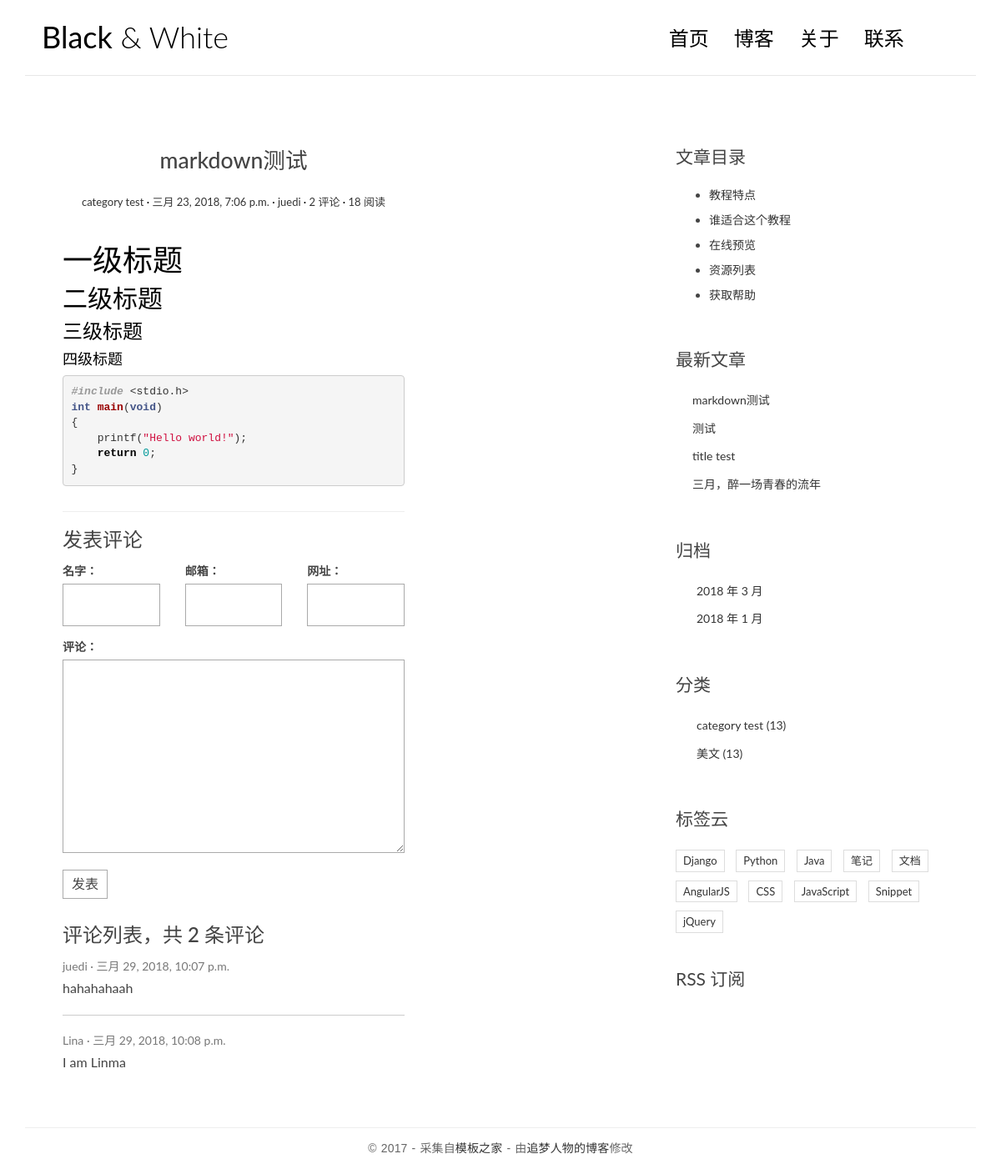
/blog/post/3/, run on the app's committed database.
### blog/models.py (models this page shows, shortened)
class Post(models.Model):
    title = models.CharField('标题', max_length=70)
    body = models.TextField('正文')
    excerpt = models.CharField('摘要', max_length=200, blank=True)
    created_time = models.DateTimeField(verbose_name='创建日期')
    modified_time = models.DateTimeField(verbose_name='修改日期')
    category = models.ForeignKey(Category, on_delete=models.CASCADE, verbose_name='分类')
    tags = models.ManyToManyField(Tag, blank=True, verbose_name='标签')
    author = models.ForeignKey(User, on_delete=models.CASCADE, verbose_name='作者')
    views = models.PositiveIntegerField(default=0)
    class Meta:
        ordering = ['-created_time']
    def increase_views(self):
        self.views += 1
        self.save(update_fields=['views'])

class Category(models.Model):
    name = models.CharField(max_length=100)
    def __str__(self):
        return self.name

### comments/models.py (models this page shows, shortened)
class Comment(models.Model):
    name = models.CharField(max_length=100)
    email = models.EmailField(max_length=255)
    url = models.URLField(blank=True)
    text = models.TextField()
    created_time = models.DateTimeField(auto_now_add=True)
    post = models.ForeignKey('blog.post', on_delete=models.CASCADE)

### blog/views.py (the view)
# urls.py: re_path(r'^post/(?P<pk>[0-9]+)/$', views.PostDetailView.as_view(), name='detail'),
class PostDetailView(DetailView):
    model = Post
    template_name = 'blog/detail.html'
    context_object_name = 'post'
    def get_object(self, queryset=None):
        post = super().get_object(queryset=None)
        post.increase_views()
        post.body = markdown.markdown(post.body, extensions=['markdown.extensions.extra', 'markdown.extensions.codehilite', 'markdown.extensions.toc'])
        return post
    def get_context_data(self, **kwargs):
        context = super().get_context_data(**kwargs)
        context['comment_list'] = self.object.comment_set.all()
        context['form'] = CommentForm()
        return context

### comments/forms.py
class CommentForm(forms.ModelForm):
    class Meta:
        model = Comment
        fields = ['name', 'email', 'url', 'text']

### blog/templatetags/blog_tags.py (called while the page is built)
@register.simple_tag
def get_recent_posts(num=5):
    return Post.objects.all().order_by('-created_time')[:num]

@register.simple_tag
def archives():
    return Post.objects.dates('created_time', 'month', 'DESC')

@register.simple_tag
def get_categories():
    return Category.objects.all()

### templates/blog/detail.html (shortened to what this page needs)
{% extends "base.html" %}
{% block main %}
<main class="col-md-8">
<article class="post post-1">
    <header class="entry-header">
        <h1 class="entry-title">{{ post.title }}</h1>
        <div class="entry-meta">
            <span class="post-category"><a href="#">{{ post.category }}</a></span>
            <span class="post-date"><a href="#"><time class="entry-date"
                                                        datetime="{{ post.created_time }}">{{ post.created_time }}</time></a></span>
            <span class="post-author"><a href="#">{{ post.author }}</a></span>
            <span class="comments-link"><a href="#">{{ post.comment_set.count }} 评论</a></span>
            <span class="views-count"><a href="#">{{ post.views }} 阅读</a></span>
        </div>
    </header>
    <div class="entry-content clearfix">
        <p>{{ post.body | safe }}</p>
    </div>
</article>
<section class="comment-area" id="comment-area">
    <hr>
    <h3>发表评论</h3>
    <form action="{% url 'post_comment' post.pk %}" method="post" class="comment-form">
        <div class="row">
            <div class="col-md-4">
                <label for="{{ form.name.id_for_lable }}">名字：</label>
                {{ form.name }}
            </div>
            <div class="col-md-4">
                <label for="{{ form.email.id_for_lable }}">邮箱：</label>
                {{ form.email }}
            </div>
            <div class="col-md-4">
                <label for="{{ form.url.id_for_lable }}">网址：</label>
                {{ form.url }}
            </div>
            <div class="col-md-12">
                <label for="{{ form.text.id_for_label }}">评论：</label>
                {{ form.text }}
                <button type="submit" class="comment-btn">发表</button>
            </div>
        </div>
    </form>
    <div class="comment-list-panel">
        <h3>评论列表，共 <span>{{ comment_list.count }}</span> 条评论</h3>
        <ul class="comment-list list-unstyled">
            {% for comment in comment_list %}
            <li class="comment-item">
                <span class="nickname">{{ comment.name }}</span>
                <time class="submit-date" datetime="{{ comment.created_time }}">{{ comment.created_time }}</time>
                <div class="text">{{ comment.text }}</div>
            </li>
            {% endfor %}
        </ul>
    </div>
</section>
</main>
{% endblock main %}
{% block toc %}
<div class="widget widget-content">
    <h3 class="widget-title">文章目录</h3>
    <ul>
        <li>
            <a href="#">教程特点</a>
        </li>
        <li>
            <a href="#">谁适合这个教程</a>
        </li>
        <li>
            <a href="#">在线预览</a>
        </li>
        <li>
            <a href="#">资源列表</a>
        </li>
        <li>
            <a href="#">获取帮助</a>
        </li>
    </ul>
</div>
{% endblock toc %}

### templates/base.html (shortened to what this page needs)
{% load static %}
{% load blog_tags %}
<!DOCTYPE html>
<html>
<head>
    <link rel="stylesheet" href="{% static 'blog/css/bootstrap.min.css' %}">
    <link rel="stylesheet" href="http://code.ionicframework.com/ionicons/2.0.1/css/ionicons.min.css">
    <link rel="stylesheet" href="{% static 'blog/css/pace.css' %}">
    <link rel="stylesheet" href="{% static 'blog/css/custom.css' %}">
    <link rel="stylesheet" href="{% static 'blog/css/highlights/github.css' %}">
</head>
<body>
<div class="container">
    <header id="site-header">
        <div class="row">
            <div class="col-md-4 col-sm-5 col-xs-8">
                <div class="logo">
                    <h1><a href="{% url 'index' %}"><b>Black</b> &amp; White</a></h1>
                </div>
            </div>
            <div class="col-md-8 col-sm-7 col-xs-4">
                <nav class="main-nav" role="navigation">
                    <div class="collapse navbar-collapse" id="bs-example-navbar-collapse-1">
                        <ul class="nav navbar-nav navbar-right">
                            <li class="cl-effect-11"><a href="{% url 'index' %}" data-hover="首页">首页</a></li>
                            <li class="cl-effect-11"><a href="full-width.html" data-hover="博客">博客</a></li>
                            <li class="cl-effect-11"><a href="about.html" data-hover="关于">关于</a></li>
                            <li class="cl-effect-11"><a href="contact.html" data-hover="联系">联系</a></li>
                        </ul>
                    </div>
                </nav>
            </div>
        </div>
    </header>
</div>
<div class="content-body">
    <div class="container">
        <div class="row">
            <main class="col-md-8">
                {% block main %}
                {% endblock main %}
            </main>
            <aside class="col-md-4">
                {% block toc %}
                {% endblock toc %}
                    <div class="widget widget-recent-posts">
                        <h3 class="widget-title">最新文章</h3>
                        {% get_recent_posts as recent_post_list %}
                        <ul>
                            {% for post in recent_post_list %}
                            <li>
                                <a href="#">{{ post.title }}</a>
                            </li>
                            {% endfor %}
                        </ul>
                    </div>
                    <div class="widget widget-archives">
                        <h3 class="widget-title">归档</h3>
                        {% archives as date_list %}
                        <ul>
                            {% for date in date_list %}
                            <li>
                                <a href="{% url 'archives' date.year date.month %}">{{ date.year }} 年 {{ date.month }} 月</a>
                            </li>
                            {% endfor %}
                        </ul>
                    </div>
                    <div class="widget widget-category">
                        <h3 class="widget-title">分类</h3>
                        {% get_categories as category_list %}
                        <ul>
                            {% for category in category_list %}
                            <li>
                                <a href="{% url 'category' category.pk %}">{{ category.name }} <span class="post-count">(13)</span></a>
                            </li>
                            {% endfor %}
                        </ul>
                    </div>
                    <div class="widget widget-tag-cloud">
                        <h3 class="widget-title">标签云</h3>
                        <ul>
                            <li>
                                <a href="#">Django</a>
                            </li>
                            <li>
                                <a href="#">Python</a>
                            </li>
                            <li>
                                <a href="#">Java</a>
                            </li>
                            <li>
                                <a href="#">笔记</a>
                            </li>
                            <li>
                                <a href="#">文档</a>
                            </li>
                            <li>
                                <a href="#">AngularJS</a>
                            </li>
                            <li>
                                <a href="#">CSS</a>
                            </li>
                            <li>
                                <a href="#">JavaScript</a>
                            </li>
                            <li>
                                <a href="#">Snippet</a>
                            </li>
                            <li>
                                <a href="#">jQuery</a>
                            </li>
                        </ul>
                    </div>
                    <div class="rss">
                        <a href=""> RSS 订阅</a>
                    </div>
            </aside>
        </div>
    </div>
</div>
<footer id="site-footer">
    <div class="container">
        <div class="row">
            <div class="col-md-12">
                <p class="copyright">&copy 2017 - 采集自<a href="http://www.cssmoban.com/"
                                                        target="_blank" title="模板之家">模板之家</a>
                    - 由<a href="http://zmrenwu.com/" title="网页模板" target="_blank">追梦人物的博客</a>修改
                </p>
            </div>
        </div>
    </div>
</footer>
</body>
</html>

### blog/static/blog/css/custom.css (style rules this page uses)
* { outline: none; }
h1, h2, h3, h4, h5, h6 { margin-top: 0; }
b { font-weight: 400; }
a { color: #333; }
body { color: #444; font-family: 'Lato', sans-serif; }
p { font-family: 'Ubuntu', sans-serif; font-weight: 400; word-spacing: 1px; letter-spacing: 0.01em; }
#site-header { background-color: #FFF; padding: 25px 20px; margin-bottom: 40px; border-bottom: 1px solid #e7e7e7; }
.logo h1 a { color: #000; }
.logo h1 { margin: 0; font-family: 'Lato', sans-serif; font-weight: 300; }
.main-nav { margin-top: 11px; max-width: 95%; }
.main-nav a { color: #000000 !important; padding: 0 0 5px 0 !important; margin-right: 30px; font-family: 'Lato', sans-serif; font-weight: 300; font-size: 24px; }
.cl-effect-11 a { padding: 10px 0; color: #0972b4; text-shadow: none; }
.cl-effect-11 a::before { position: absolute; top: 0; left: 0; overflow: hidden; padding: 0 0 5px 0 !important; max-width: 0; border-bottom: 1px solid #000; color: #000; content: attr(data-hover); white-space: nowrap; -webkit-transition: max-width 0.5s; -moz-transition: max-width 0.5s; transition: max-width 0.5s; }
.content-body { padding-bottom: 4em; }
.post { background: #fff; padding: 30px 30px 0; }
.entry-title { text-align: center; font-size: 1.9em; margin-bottom: 20px; line-height: 1.6; padding: 10px 20px 0; }
.entry-meta { text-align: center; color: #DDDDDD; font-size: 13px; margin-bottom: 30px; }
.entry-content { font-size: 18px; line-height: 1.9; font-weight: 300; color: #000; }
.post-category::after, .post-date::after, .post-author::after, .comments-link::after { content: ' ·'; color: #000; }
.widget { background: #fff; padding: 30px 0 0; }
.widget-title { font-size: 1.5em; margin-bottom: 20px; line-height: 1.6; padding: 10px 0 0; font-weight: 400; }
.widget-recent-posts ul { padding: 0; margin: 0; padding-left: 20px; }
.widget-recent-posts ul li { list-style-type: none; position: relative; line-height: 170%; margin-bottom: 10px; }
.widget-recent-posts ul li::before { content: '\f3d3'; font-family: "Ionicons"; position: absolute; left: -17px; top: 3px; font-size: 16px; color: #000; }
.widget-archives ul { padding: 0; margin: 0; padding-left: 25px; }
.widget-archives ul li { list-style-type: none; position: relative; line-height: 170%; margin-bottom: 10px; }
.widget-archives ul li::before { content: '\f3f3'; font-family: "Ionicons"; position: absolute; left: -25px; top: 1px; font-size: 16px; color: #000; }
.widget-category ul { padding: 0; margin: 0; padding-left: 25px; }
.widget-category ul li { list-style-type: none; position: relative; line-height: 170%; margin-bottom: 10px; }
.widget-category ul li::before { content: '\f3fe'; font-family: "Ionicons"; position: absolute; left: -25px; top: 1px; font-size: 18px; color: #000; }
.widget-tag-cloud ul { padding: 0; margin: 0; margin-right: -10px; }
.widget-tag-cloud ul li { list-style-type: none; font-size: 13px; display: inline-block; margin-right: 10px; margin-bottom: 10px; padding: 3px 8px; border: 1px solid #ddd; }
.widget-content ul li { margin-bottom: 10px; }
.rss { font-size: 21px; margin-top: 30px; }
.rss a { color: #444; }
#site-footer { padding-top: 10px; padding: 0 0 1.5em 0; }
.copyright { text-align: center; padding-top: 1em; margin: 0; border-top: 1px solid #eee; color: #666; }
.contact-form input, .comment-form input { border: 1px solid #aaa; margin-bottom: 15px; width: 100%; padding: 15px 15px; font-size: 16px; line-height: 100%; transition: 0.4s border-color linear; }
.contact-form textarea, .comment-form textarea { border: 1px solid #aaa; margin-bottom: 15px; width: 100%; padding: 15px 15px; font-size: 16px; line-height: 20px !important; min-height: 183px; transition: 0.4s border-color linear; }
.comment-area { padding: 0 30px 0; }
.comment-form { margin-top: 15px; }
.comment-form .comment-btn { background-color: #fff; border: 1px solid #aaa; font-size: 16px; padding: 5px 10px; }
.comment-list-panel { margin-top: 30px; }
.comment-list { margin-top: 15px; }
.comment-item:not(:last-child) { border-bottom: 1px #ccc solid; margin-bottom: 20px; padding-bottom: 20px; }
.comment-item .nickname, .comment-item .submit-date { color: #777; font-size: 14px; }
.comment-item .nickname:after { content: ' ·'; }
.comment-item .text { padding-top: 5px; font-size: 16px; }

### data on the page
Post: title "markdown测试", category "category test", created_time "三月 23, 2018, 7:06 p.m.", author "juedi", comment_set.count "2", views "18", body "一级标题 二级标题 三级标题 四级标题 #include <stdio.h> int main ( void ) { printf ( \"Hello world!\" ); return 0 ; }", count "2"
Comment: name "juedi", created_time "三月 29, 2018, 10:07 p.m.", text "hahahahaah"
Comment: name "Lina", created_time "三月 29, 2018, 10:08 p.m.", text "I am Linma"
Post: title "测试"
Post: title "title test"
Post: title "三月，醉一场青春的流年"
Category: name "category test"
Category: name "美文"

### other printed values
{{ date.year }} "2018" "2018"
{{ date.month }} "3" "1"
